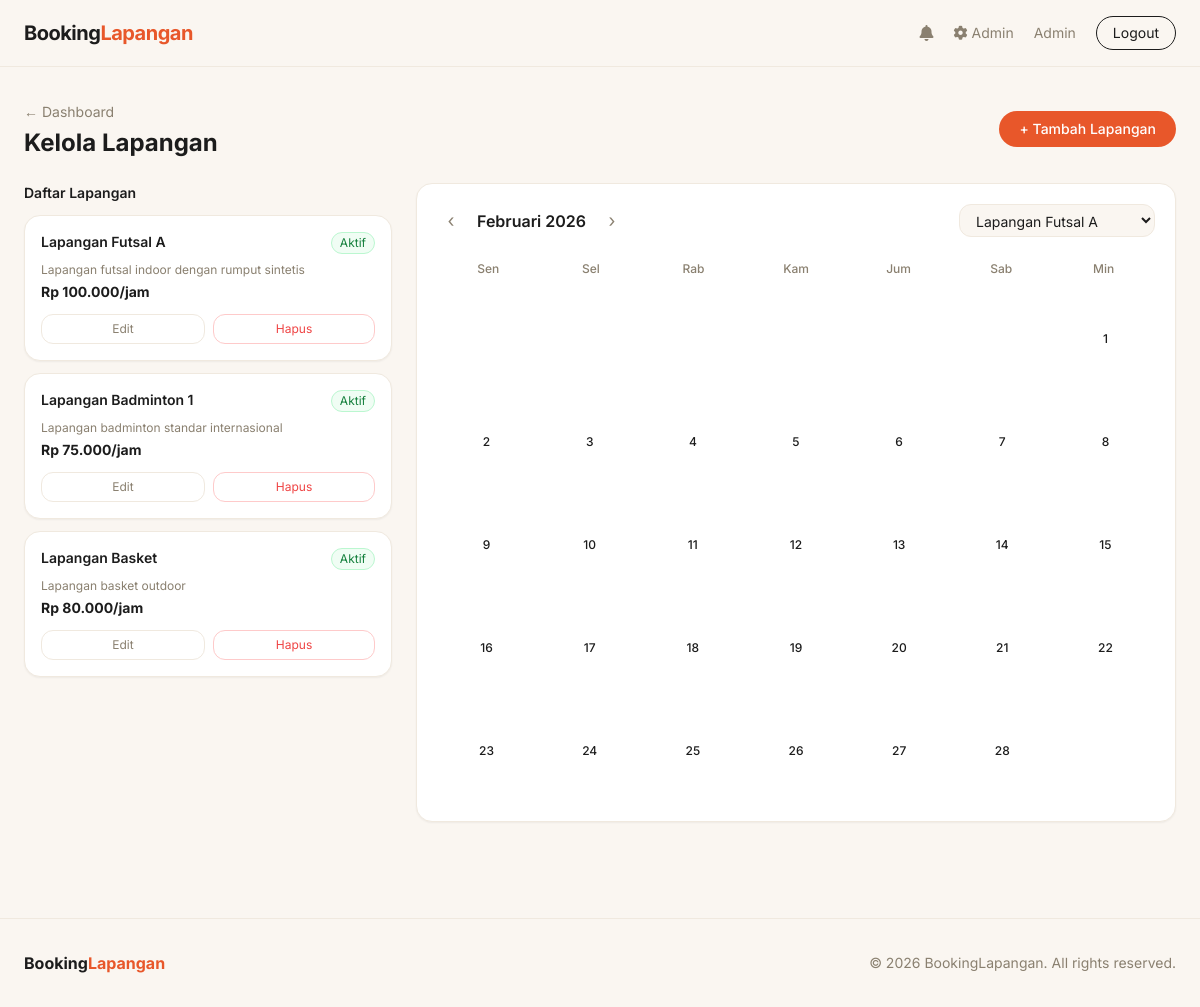
Screenshot of /admin/jadwal.php?bulan=2&tahun=2026&lapangan_id=1 (signed in) with the database file from the repository.
### tables this page shows
CREATE TABLE lapangan (
    id INT AUTO_INCREMENT PRIMARY KEY,
    nama VARCHAR(100) NOT NULL,
    deskripsi TEXT,
    harga_per_jam DECIMAL(10,2) NOT NULL,
    status ENUM('aktif','nonaktif') DEFAULT 'aktif'
);

### admin/jadwal.php (the view, shortened to what this page needs)
<?php
require_once '../config/db.php';
$lapangan = $conn->query("SELECT * FROM lapangan ORDER BY id")->fetch_all(MYSQLI_ASSOC);
$bulan = isset($_GET['bulan']) ? (int)$_GET['bulan'] : (int)date('m');
$tahun = isset($_GET['tahun']) ? (int)$_GET['tahun'] : (int)date('Y');
$lapangan_filter = $_GET['lapangan_id'] ?? ($lapangan[0]['id'] ?? 0);
$namaBulan = ['','Januari','Februari','Maret','April','Mei','Juni','Juli','Agustus','September','Oktober','November','Desember'];
$hariPertama = mktime(0,0,0,$bulan,1,$tahun);
$jumlahHari = date('t', $hariPertama);
$hariAwal = date('N', $hariPertama);
include '../includes/header.php';
?>
<div class="flex justify-between items-center mb-6">
    <div>
        <a href="index.php" class="text-sm text-muted hover:text-charcoal transition">&#8592; Dashboard</a>
        <h1 class="text-2xl font-bold text-charcoal mt-1">Kelola Lapangan</h1>
    </div>
    <button onclick="document.getElementById('modalTambah').classList.remove('hidden')"
        class="bg-terra text-white px-5 py-2 rounded-full text-sm font-medium hover:bg-terra-dark transition">
        + Tambah Lapangan
    </button>
</div>
<div class="grid grid-cols-1 lg:grid-cols-3 gap-6">
    <div class="space-y-3">
        <h2 class="font-semibold text-charcoal text-sm">Daftar Lapangan</h2>
        <?php foreach ($lapangan as $l): ?>
        <div class="bg-white rounded-2xl border border-cream-dark p-4 shadow-sm">
            <div class="flex justify-between items-start mb-2">
                <h3 class="font-semibold text-charcoal text-sm"><?= htmlspecialchars($l['nama']) ?></h3>
                <span class="text-xs px-2 py-0.5 rounded-full <?= $l['status']==='aktif' ? 'bg-green-50 text-green-700 border border-green-200' : 'bg-red-50 text-red-600 border border-red-200' ?>">
                    <?= ucfirst($l['status']) ?>
                </span>
            </div>
            <p class="text-xs text-muted mb-1"><?= htmlspecialchars($l['deskripsi']) ?></p>
            <p class="text-sm font-bold text-charcoal mb-3">Rp <?= number_format($l['harga_per_jam'],0,',','.') ?>/jam</p>
            <div class="flex gap-2">
                <button onclick='editLapangan(<?= json_encode($l) ?>)'
                    class="flex-1 text-center border border-cream-dark text-muted py-1.5 rounded-xl text-xs hover:border-charcoal hover:text-charcoal transition">
                    Edit
                </button>
                <form method="POST" onsubmit="return confirm('Hapus lapangan ini?')" class="flex-1">
                    <button class="w-full border border-red-200 text-red-500 py-1.5 rounded-xl text-xs hover:bg-red-50 transition">
                        Hapus
                    </button>
                </form>
            </div>
        </div>
        <?php endforeach; ?>
    </div>
    <div class="lg:col-span-2">
        <div class="bg-white rounded-2xl border border-cream-dark p-5 shadow-sm">
            <div class="flex justify-between items-center mb-5 flex-wrap gap-3">
                <div class="flex items-center gap-3">
                    <a href="?bulan=<?= $bulan-1 ?>&tahun=<?= $tahun ?>&lapangan_id=<?= $lapangan_filter ?>"
                       class="w-7 h-7 flex items-center justify-center rounded-full hover:bg-cream-dark transition text-muted text-lg">&#8249;</a>
                    <span class="font-semibold text-charcoal"><?= $namaBulan[$bulan] . ' ' . $tahun ?></span>
                    <a href="?bulan=<?= $bulan+1 ?>&tahun=<?= $tahun ?>&lapangan_id=<?= $lapangan_filter ?>"
                       class="w-7 h-7 flex items-center justify-center rounded-full hover:bg-cream-dark transition text-muted text-lg">&#8250;</a>
                </div>
                <select onchange="window.location.href='?bulan=<?= $bulan ?>&tahun=<?= $tahun ?>&lapangan_id='+this.value"
                    class="border border-cream-dark bg-cream rounded-xl px-3 py-1.5 text-sm focus:outline-none focus:ring-2 focus:ring-terra/30">
                    <?php foreach ($lapangan as $l): ?>
                        <option value="<?= $l['id'] ?>" <?= $lapangan_filter == $l['id'] ? 'selected' : '' ?>>
                            <?= htmlspecialchars($l['nama']) ?>
                        </option>
                    <?php endforeach; ?>
                </select>
            </div>
            <div class="grid grid-cols-7 text-center mb-2">
                <?php foreach (['Sen','Sel','Rab','Kam','Jum','Sab','Min'] as $h): ?>
                    <div class="text-xs font-medium text-muted py-1"><?= $h ?></div>
                <?php endforeach; ?>
            </div>
            <div class="grid grid-cols-7 gap-1">
                <?php
                for ($i = 1; $i < $hariAwal; $i++) echo '<div></div>';
                for ($hari = 1; $hari <= $jumlahHari; $hari++):
                    $tgl = sprintf('%04d-%02d-%02d', $tahun, $bulan, $hari);
                    $isToday = ($tgl === date('Y-m-d'));
                ?>
                <div onclick="showDetail('<?= $tgl ?>')"
                     class="relative flex flex-col items-center justify-center aspect-square rounded-xl text-xs cursor-pointer transition
                     <?= $isToday ? 'bg-terra text-white' : 'hover:bg-cream-dark text-charcoal' ?>">
                    <span class="font-medium"><?= $hari ?></span>
                </div>
                <?php endfor; ?>
            </div>
        </div>
    </div>
</div>
<?php include '../includes/footer.php'; ?>

### rows the page displays
lapangan: nama "Lapangan Futsal A", status "Aktif", deskripsi "Lapangan futsal indoor dengan rumput sintetis", harga_per_jam "100.000"
lapangan: nama "Lapangan Badminton 1", status "Aktif", deskripsi "Lapangan badminton standar internasional", harga_per_jam "75.000"
lapangan: nama "Lapangan Basket", status "Aktif", deskripsi "Lapangan basket outdoor", harga_per_jam "80.000"

### other values shown
$_SESSION['nama'] "Admin"
$namaBulan[$bulan] "Februari"
$tahun "2026"
$h "Sen"
$h "Sel"
$h "Rab"
$h "Kam"
$h "Jum"
$h "Sab"
$h "Min"
form field value "Lapangan Futsal A"
